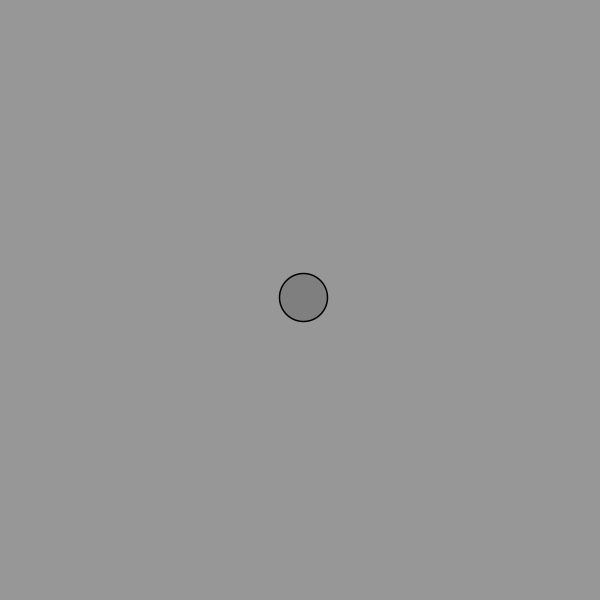
Frame 1 (no input)
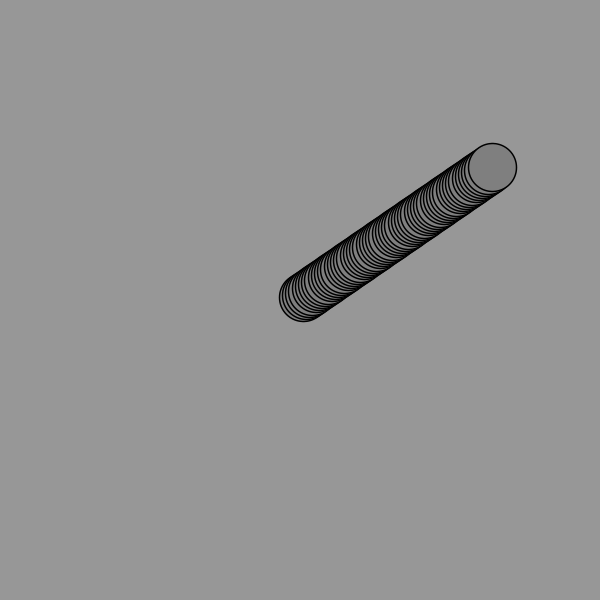
Frame 60 (the mouse pressed at the canvas centre just before this capture)
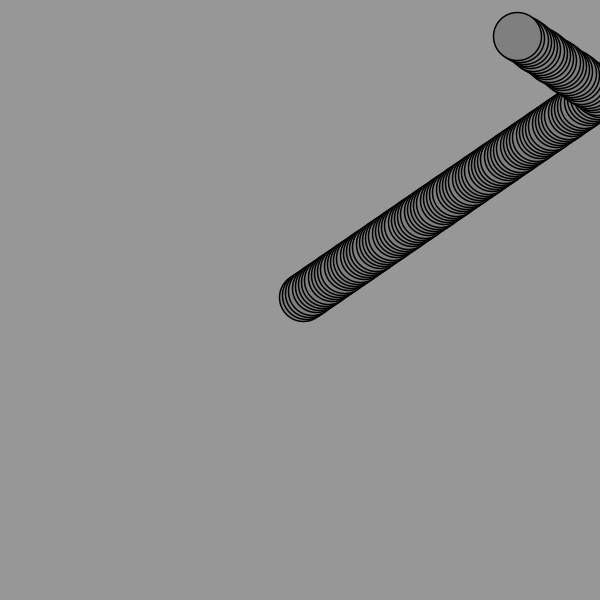
Frame 120 (the mouse held since frame 60 and released just before this capture)

The Processing sketch that drew these frames (run headless with seeded random() and noise(); from frame 60 on, the mouse is pressed at the canvas centre):

// Processing sketch: s03_bouncing_ball_with_vectors_OO
// ── s03_bouncing_ball_with_vectors_OO.pde
BouncingBall_wVect bb;

void setup(){
  size(600, 600);
  background(151);  
  
  bb = new BouncingBall_wVect();
}


void draw(){
  bb.move();
  bb.display();
}

// ── BouncingBall_wVect.pde
class BouncingBall_wVect{
  PVector position;
  PVector velocity;

BouncingBall_wVect(){
  position = new PVector(width/2, height/2);
  velocity = new PVector(3.2, -2.2);
}

void move(){
  position.add(velocity);
  bounce();
}

void bounce(){
  if ((position.x>width) || (position.x<0)){
    velocity.x = velocity.x * -1;
  }
  
  if ((position.y>height) || (position.y<0)){
    velocity.y = velocity.y * -1;
  }
}

void display(){
  // Display a circle at x,y
  stroke(0);
  strokeWeight(1.5);
  fill(127);
  ellipse(position.x, position.y, 48, 48);
}

}
